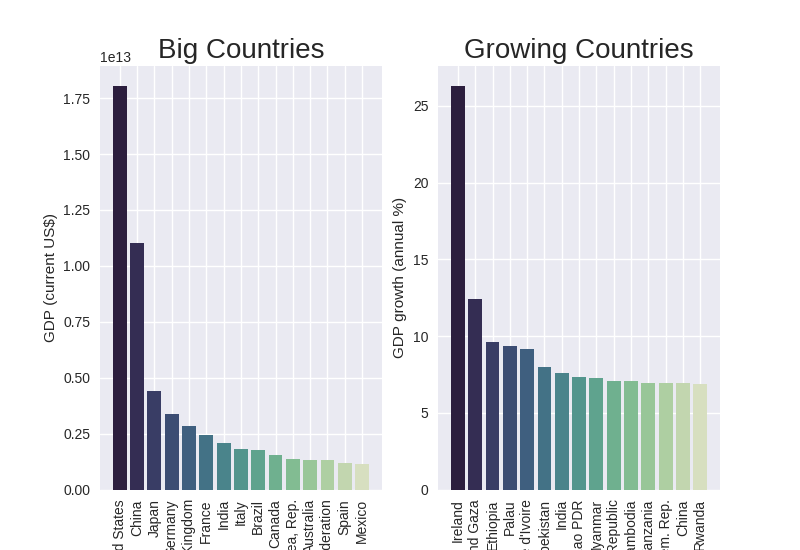

The script that saved this image:
# Import libraries
import numpy as np # we all know what these does
import pandas as pd
import seaborn as sns
from pandas_datareader import wb # wb es el objeto World Bank connection
import matplotlib.pyplot as plt

color = sns.cubehelix_palette(15, start=.5, rot=-.75, reverse=True)

# Import data
my_indicator = 'NY.GDP.MKTP.CD'
wb_df = wb.download(indicator=my_indicator, country='all', start=2015, end=2015).dropna()[44:]
wb_df = wb_df.sort_values(my_indicator, ascending=False)
x1 = wb_df.index.get_level_values(0).values[0:15]
y1 = wb_df.iloc[:,0].values[0:15]

# Plot 1
plt.figure(1) # va a haber un solo subplot
plt.subplot(121)
plt.bar(range(0,15), y1, color=color, tick_label = x1)
plt.title("Big Countries", fontsize=20)
plt.xticks(rotation=90)
plt.ylabel("GDP (current US$)")

# Import data
my_indicator= 'NY.GDP.MKTP.KD.ZG'
wb_df = wb.download(indicator=my_indicator, country='all', start=2015, end=2015).dropna()[44:]
wb_df = wb_df.sort_values(my_indicator, ascending=False)
x2 = wb_df.index.get_level_values(0).values[0:15]
y2 = wb_df.iloc[:,0].values[0:15]

# Plot 2
plt.subplot(122)
plt.bar(range(0,15), y2, color=color, tick_label = x2)
plt.title('Growing Countries', fontsize=20)
plt.xticks(rotation=90)
plt.ylabel("GDP growth (annual %)")

# Plot Basics
plt.savefig('countries.png')
